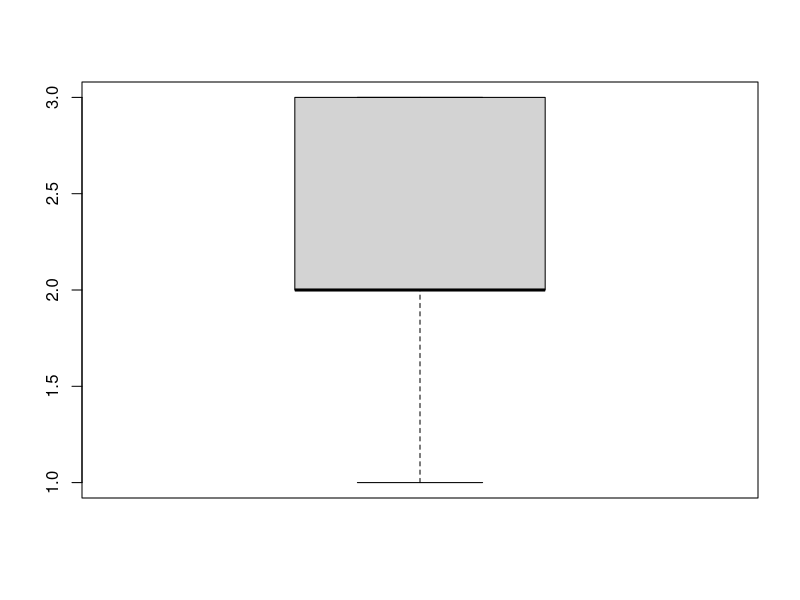
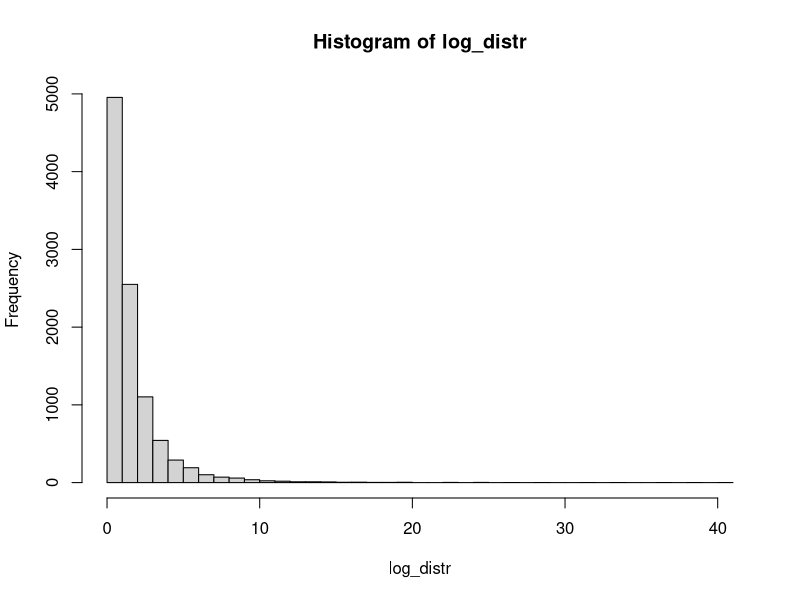
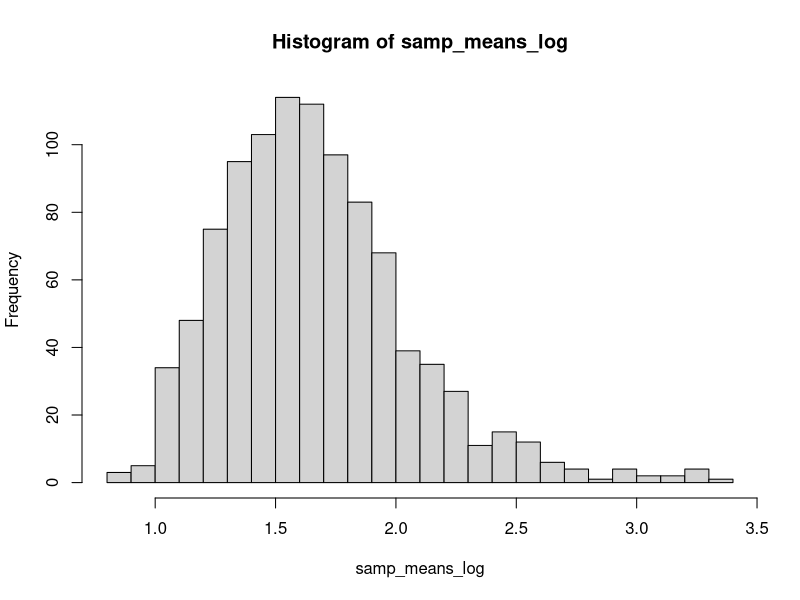

Write the R code that produced these figures, in order.
## ---- chunk 1
boxplot(c(1, 2, 2, 2, 2, 3, 3, 3))
## ---- chunk 2
log_distr <- rlnorm(10000) # создаем "генеральную совокупность"
hist(log_distr, breaks = 30) # строим гистограмму
## ---- chunk 3
samp_means_log <- replicate(1000, mean(sample(log_distr, 30))) 
hist(samp_means_log, breaks = 30)
